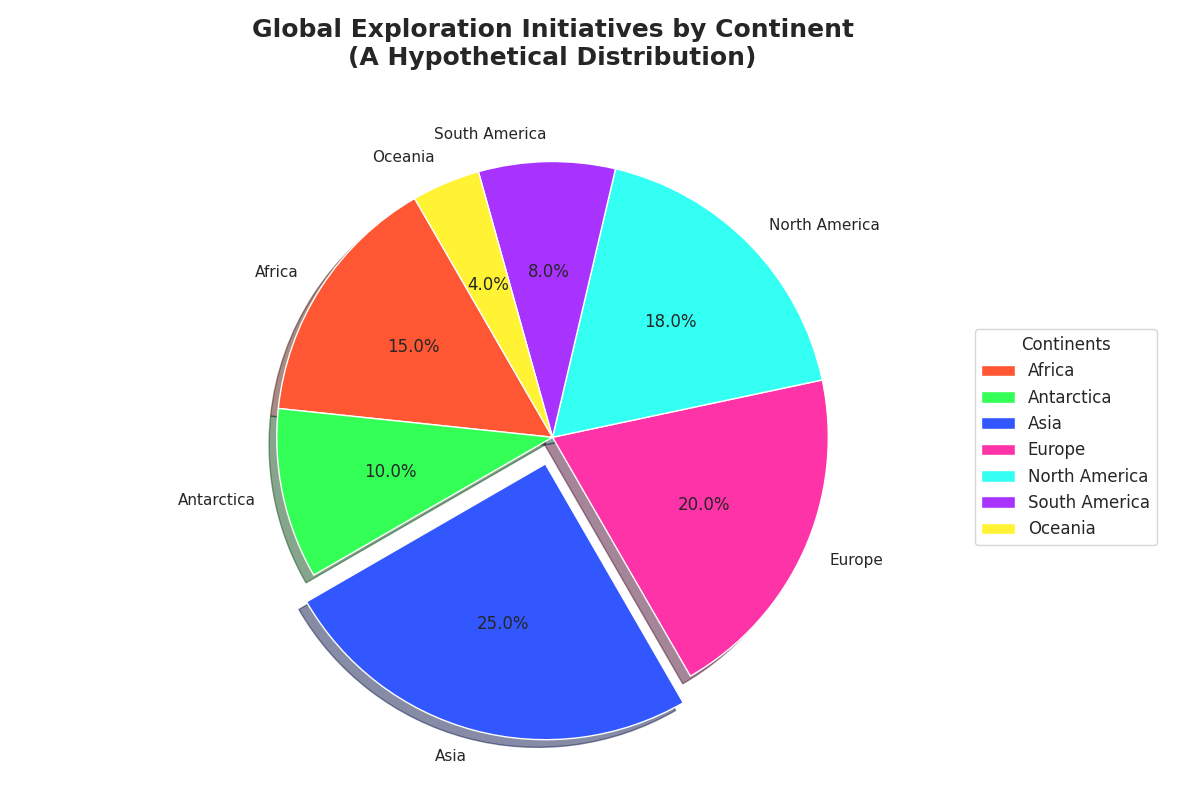

Write the Python code that produced this figure.
import matplotlib.pyplot as plt

# Define the data for the pie chart
continents = ['Africa', 'Antarctica', 'Asia', 'Europe', 'North America', 'South America', 'Oceania']
initiatives_percentage = [15, 10, 25, 20, 18, 8, 4]

# Define a new set of colors for each continent
new_colors = ['#FF5733', '#33FF57', '#3357FF', '#FF33A8', '#33FFF3', '#A833FF', '#FFF333']

plt.figure(figsize=(12, 8))

explode = (0, 0, 0.1, 0, 0, 0, 0)
plt.pie(initiatives_percentage, labels=continents, autopct='%1.1f%%', startangle=120, colors=new_colors, shadow=True, explode=explode)

plt.title('Global Exploration Initiatives by Continent\n(A Hypothetical Distribution)', fontsize=18, fontweight='bold', pad=20)

plt.legend(title="Continents", loc='center left', bbox_to_anchor=(1.1, 0.5), fontsize=12)

plt.tight_layout()

plt.show()
